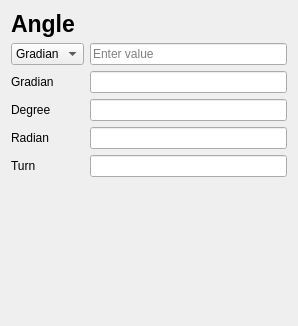
          <widget class="QWidget" name="scrollAreaWidgetContents_3">
           <property name="geometry">
            <rect>
             <x>0</x>
             <y>0</y>
             <width>298</width>
             <height>326</height>
            </rect>
           </property>
           <layout class="QGridLayout" name="gridLayout_7">
            <item row="0" column="0" colspan="2">
             <widget class="QLabel" name="label_16">
              <property name="font">
               <font>
                <pointsize>17</pointsize>
                <weight>75</weight>
                <bold>true</bold>
               </font>
              </property>
              <property name="text">
               <string>Angle</string>
              </property>
             </widget>
            </item>
            <item row="1" column="0">
             <widget class="QComboBox" name="comboBox_5">
              <item>
               <property name="text">
                <string>Gradian</string>
               </property>
              </item>
              <item>
               <property name="text">
                <string>Degree</string>
               </property>
              </item>
              <item>
               <property name="text">
                <string>Radian</string>
               </property>
              </item>
              <item>
               <property name="text">
                <string>Turn</string>
               </property>
              </item>
             </widget>
            </item>
            <item row="1" column="1">
             <widget class="QLineEdit" name="lineEdit_17">
              <property name="placeholderText">
               <string>Enter value</string>
              </property>
              <property name="clearButtonEnabled">
               <bool>true</bool>
              </property>
             </widget>
            </item>
            <item row="2" column="0">
             <widget class="QLabel" name="label_17">
              <property name="text">
               <string>Gradian</string>
              </property>
             </widget>
            </item>
            <item row="2" column="1">
             <widget class="QLineEdit" name="lineEdit_18">
              <property name="dragEnabled">
               <bool>false</bool>
              </property>
              <property name="readOnly">
               <bool>true</bool>
              </property>
             </widget>
            </item>
            <item row="3" column="0">
             <widget class="QLabel" name="label_18">
              <property name="text">
               <string>Degree</string>
              </property>
             </widget>
            </item>
            <item row="3" column="1">
             <widget class="QLineEdit" name="lineEdit_19">
              <property name="dragEnabled">
               <bool>false</bool>
              </property>
              <property name="readOnly">
               <bool>true</bool>
              </property>
             </widget>
            </item>
            <item row="4" column="0">
             <widget class="QLabel" name="label_19">
              <property name="text">
               <string>Radian</string>
              </property>
             </widget>
            </item>
            <item row="4" column="1">
             <widget class="QLineEdit" name="lineEdit_20">
              <property name="dragEnabled">
               <bool>false</bool>
              </property>
              <property name="readOnly">
               <bool>true</bool>
              </property>
             </widget>
            </item>
            <item row="5" column="0">
             <widget class="QLabel" name="label_20">
              <property name="text">
               <string>Turn</string>
              </property>
             </widget>
            </item>
            <item row="5" column="1">
             <widget class="QLineEdit" name="lineEdit_21">
              <property name="readOnly">
               <bool>true</bool>
              </property>
             </widget>
            </item>
            <item row="6" column="0" colspan="2">
             <spacer name="horizontalSpacer">
              <property name="orientation">
               <enum>Qt::Horizontal</enum>
              </property>
              <property name="sizeHint" stdset="0">
               <size>
                <width>277</width>
                <height>20</height>
               </size>
              </property>
             </spacer>
            </item>
            <item row="7" column="0">
             <spacer name="verticalSpacer_2">
              <property name="orientation">
               <enum>Qt::Vertical</enum>
              </property>
              <property name="sizeHint" stdset="0">
               <size>
                <width>20</width>
                <height>97</height>
               </size>
              </property>
             </spacer>
            </item>
           </layout>
          </widget>
